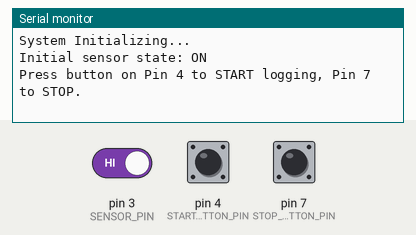
A sketch run on a simulated Arduino Mega 2560, built with avr-gcc and run on an emulated ATmega2560. Parts: the last lines printed to the serial monitor. The test bench sets the inputs (shaded band); at power-on: pin 4 (START_BUTTON_PIN) HIGH, pin 3 (SENSOR_PIN) HIGH, pin 7 (STOP_BUTTON_PIN) HIGH.

Above: at 1.3 s.
1.4 s: pin 4 (START_BUTTON_PIN) pulled LOW for 0.15 s
At 2.1 s:
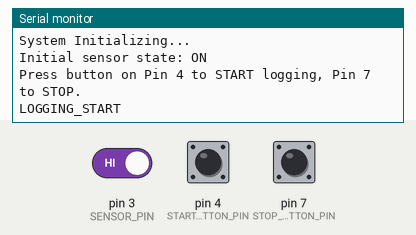
3.0 s: pin 3 (SENSOR_PIN) driven LOW
At 3.8 s:
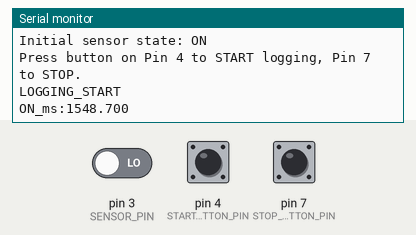
4.5 s: pin 7 (STOP_BUTTON_PIN) pulled LOW for 0.15 s
At 5.6 s:
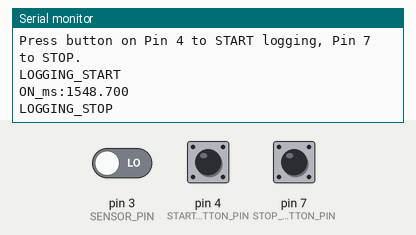

The sketch:

V1.1.ino
```cpp
// Arduino Mega: Data Logging for ON/OFF durations controlled by Buttons
// - Button on pin 4 starts sending Hall effect sensor ON/OFF duration data via Serial.
// - Button on pin 7 stops sending Hall effect sensor ON/OFF duration data.
// - Hall effect sensor on interrupt-capable pin 3.
// - Measures and reports the duration of both ON and OFF states of the sensor.

// ----- Button Configuration -----
const uint8_t START_BUTTON_PIN = 4; // Button to start logging
const uint8_t STOP_BUTTON_PIN = 7;  // Button to stop logging
const unsigned long DEBOUNCE_DELAY = 50; // 50 ms debounce interval

// Variables for Start Button (pin 4)
int lastReadingStart = HIGH;
int buttonStateStart = HIGH;
unsigned long lastDebounceTimeStart = 0;

// Variables for Stop Button (pin 7)
int lastReadingStop = HIGH;
int buttonStateStop = HIGH;
unsigned long lastDebounceTimeStop = 0;

// ----- Hall Effect Sensor Configuration -----
// On Mega, interrupt-capable pins include: 2, 3, 18, 19, 20, 21
#define SENSOR_PIN 3 // Using pin 3 for the Hall effect sensor

// Volatile variables modified by ISR
volatile unsigned long newEdgeTimestamp_us = 0;
volatile bool newEdgeOccurred = false;
volatile int sensorPinStateAtNewEdge = LOW;

// Non-volatile variables for state and duration tracking in loop()
unsigned long previousEdgeTimestamp_us = 0;
int previousSensorPinState = LOW; // Assumed initial state, will be updated in setup

unsigned long onDuration_us = 0;
unsigned long offDuration_us = 0;
bool newOnDurationAvailable = false;
bool newOffDurationAvailable = false;

// ----- Logging State -----
bool isLogging = false; // Flag to control data transmission

// ----- Interrupt Service Routine for Hall Sensor -----
// This ISR is called on ANY change (RISING or FALLING) of the SENSOR_PIN
void onHallSensorChange() {
  newEdgeTimestamp_us = micros(); // Record the time of the edge
  sensorPinStateAtNewEdge = digitalRead(SENSOR_PIN); // Record the new state of the pin
  newEdgeOccurred = true;       // Set a flag for the main loop to process
}

// ----- Setup Function -----
void setup() {
  Serial.begin(115200); // Use a higher baud rate for faster data transfer

  // Initialize Button Pins
  pinMode(START_BUTTON_PIN, INPUT_PULLUP);
  pinMode(STOP_BUTTON_PIN, INPUT_PULLUP);

  // Initialize Hall Sensor Pin
  pinMode(SENSOR_PIN, INPUT_PULLUP); // Set sensor pin as input.
                              // Use INPUT_PULLUP if your sensor has an open-collector/drain output
                              // and no external pull-up resistor.

  Serial.println("System Initializing...");
  delay(100); // Short delay for sensor stabilization and accurate initial reading

  // Initialize sensor state and timestamp before attaching interrupt
  previousSensorPinState = digitalRead(SENSOR_PIN);
  previousEdgeTimestamp_us = micros();

  // Attach interrupt to SENSOR_PIN, trigger on CHANGE (both RISING and FALLING edges)
  attachInterrupt(digitalPinToInterrupt(SENSOR_PIN), onHallSensorChange, CHANGE);

  Serial.print("Initial sensor state: ");
  Serial.println(previousSensorPinState == HIGH ? "ON" : "OFF");
  Serial.println("Press button on Pin 4 to START logging, Pin 7 to STOP.");
}

// ----- Main Loop -----
void loop() {
  unsigned long currentTime_ms = millis(); // For button debouncing

  // ----- Handle Start Button (Pin 4) -----
  int readingStart = digitalRead(START_BUTTON_PIN);
  if (readingStart != lastReadingStart) {
    lastDebounceTimeStart = currentTime_ms;
  }
  if ((currentTime_ms - lastDebounceTimeStart) > DEBOUNCE_DELAY) {
    if (readingStart != buttonStateStart) {
      buttonStateStart = readingStart;
      if (buttonStateStart == LOW) { // Button is pressed
        if (!isLogging) {
          isLogging = true;
          Serial.println("LOGGING_START");
          // Re-initialize sensor state tracking upon starting logging
          // to ensure the first reported duration is correct after a pause.
          noInterrupts(); // Temporarily disable interrupts
          previousSensorPinState = digitalRead(SENSOR_PIN);
          previousEdgeTimestamp_us = newEdgeTimestamp_us; // Use the latest edge time if available, or current time
          if (!newEdgeOccurred) previousEdgeTimestamp_us = micros(); // If no edge happened recently, use current time
          newEdgeOccurred = false; // Reset flag as we are consuming/resetting state
          interrupts(); // Re-enable interrupts
          newOnDurationAvailable = false; // Clear old data flags
          newOffDurationAvailable = false;
        }
      }
    }
  }
  lastReadingStart = readingStart;

  // ----- Handle Stop Button (Pin 7) -----
  int readingStop = digitalRead(STOP_BUTTON_PIN);
  if (readingStop != lastReadingStop) {
    lastDebounceTimeStop = currentTime_ms;
  }
  if ((currentTime_ms - lastDebounceTimeStop) > DEBOUNCE_DELAY) {
    if (readingStop != buttonStateStop) {
      buttonStateStop = readingStop;
      if (buttonStateStop == LOW) { // Button is pressed
        if (isLogging) {
          isLogging = false;
          Serial.println("LOGGING_STOP");
        }
      }
    }
  }
  lastReadingStop = readingStop;

  // ----- Process Hall Effect Sensor Edge Data -----
  if (newEdgeOccurred) {
    unsigned long currentEdgeTime_us_local;
    int currentSensorState_local;

    // Safely copy volatile data modified by ISR
    noInterrupts();
    currentEdgeTime_us_local = newEdgeTimestamp_us;
    currentSensorState_local = sensorPinStateAtNewEdge;
    newEdgeOccurred = false; // Reset the flag, we are processing this edge
    interrupts();

    // Calculate duration of the previous state
    unsigned long duration_us = currentEdgeTime_us_local - previousEdgeTimestamp_us;

    if (previousSensorPinState == HIGH && currentSensorState_local == LOW) {
      // Sensor was ON, now it's OFF. 'duration_us' is the ON_DURATION.
      onDuration_us = duration_us;
      newOnDurationAvailable = true;
    } else if (previousSensorPinState == LOW && currentSensorState_local == HIGH) {
      // Sensor was OFF, now it's ON. 'duration_us' is the OFF_DURATION.
      offDuration_us = duration_us;
      newOffDurationAvailable = true;
    }
    // Else: a glitch or multiple interrupts for the same logical state change (unlikely with clean signal)

    // Update state for the next calculation
    previousEdgeTimestamp_us = currentEdgeTime_us_local;
    previousSensorPinState = currentSensorState_local;
  }

  // ----- Log Data if Enabled -----
  if (isLogging) {
    if (newOnDurationAvailable) {
      Serial.print("ON_ms:");
      Serial.println(onDuration_us / 1000.0f, 3); // Duration in milliseconds with 3 decimal places
      newOnDurationAvailable = false; // Reset flag after logging
    }
    if (newOffDurationAvailable) {
      Serial.print("OFF_ms:");
      Serial.println(offDuration_us / 1000.0f, 3); // Duration in milliseconds with 3 decimal places
      newOffDurationAvailable = false; // Reset flag after logging
    }
  }
  // delay(1); // Optional very short delay if loop is too fast causing issues, but generally not needed.
}
```

Measured:
- after the input at 1.4 s, the serial monitor: prints a new line after 0.05 s (image 1)
- after the input at 3.0 s, the serial monitor: prints a new line at once (image 2)
- after the input at 4.5 s, the serial monitor: prints a new line after 0.05 s (image 3)
